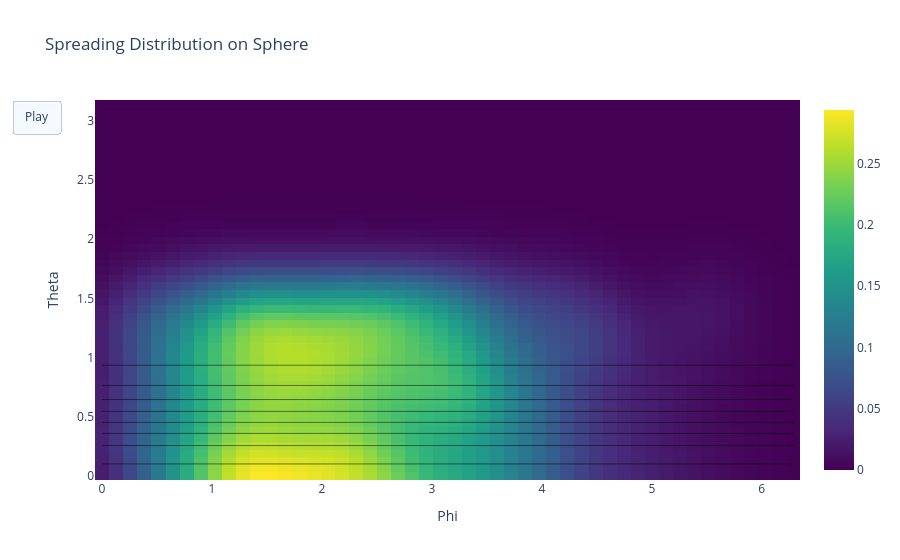

The cell this chart's notebook holds for it:
### Code cell
overlayed_frames = []
for i in range(1, 4):
    theta_grid, phi_grid, normalized_density_sphere, dtheta, dphi = estimate_density(positions_at_times, i)
    z_frame = normalized_density_sphere
    
    theoretical_contour = go.Contour(
        x=phi_grid,
        y=theta_grid,
        z=theoretical_densities[i],
        contours=dict(coloring="none"),
        showscale=False
    )
    
    overlayed_frames.append(
        go.Frame(
            data=[go.Heatmap(
                x=phi_grid,
                y=theta_grid,
                z=z_frame
                ),
                theoretical_contour
            ],
            name=f"Time step: {times[i]}"
        )
    )


# Plot figure with all frames and a play button for animation
figure = go.Figure(
    data=[init_heatmap, init_theoretical_contour],
    frames=overlayed_frames,
    layout=go.Layout(
        title="Spreading Distribution on Sphere",
        xaxis=dict(title="Phi"),
        yaxis=dict(title="Theta"),
        updatemenus=[{
            "type": "buttons",
            "buttons": [
                {
                    "label": "Play",
                    "method": "animate",
                    "args": [
                        None,
                        {
                            "frame": {"duration": 600, "redraw": True}, # Set redraw to true to prevent frozen animation
                            "fromcurrent": True,
                            "transition": {"duration": 200}
                        }
                    ]
                }
            ]
        }]
    )
)

figure.show()

### Figure 1 — Plotly figure (JSON) as saved in the notebook; plotly's stock layout.template omitted (floating-point values rounded to 4 significant figures; data arrays with more than 128 entries replaced by an {"elided": "..."} marker saying what was removed)
{"data": [{"colorscale": [[0, "#440154"], [0.1111, "#482878"], [0.2222, "#3e4989"], [0.3333, "#31688e"], [0.4444, "#26828e"], [0.5556, "#1f9e89"], [0.6667, "#35b779"], [0.7778, "#6ece58"], [0.8889, "#b5de2b"], [1, "#fde725"]], "type": "heatmap", "x": [0.0, 0.1282, 0.2565, 0.3847, 0.5129, 0.6411, 0.7694, 0.8976, 1.026, 1.154, 1.282, 1.411, 1.539, 1.667, 1.795, 1.923, 2.052, 2.18, 2.308, 2.436, 2.565, 2.693, 2.821, 2.949, 3.077, 3.206, 3.334, 3.462, 3.59, 3.719, 3.847, 3.975, 4.103, 4.232, 4.36, 4.488, 4.616, 4.744, 4.873, 5.001, 5.129, 5.257, 5.386, 5.514, 5.642, 5.77, 5.899, 6.027, 6.155, 6.283], "y": [0.0, 0.06411, 0.1282, 0.1923, 0.2565, 0.3206, 0.3847, 0.4488, 0.5129, 0.577, 0.6411, 0.7053, 0.7694, 0.8335, 0.8976, 0.9617, 1.026, 1.09, 1.154, 1.218, 1.282, 1.346, 1.411, 1.475, 1.539, 1.603, 1.667, 1.731, 1.795, 1.859, 1.923, 1.988, 2.052, 2.116, 2.18, 2.244, 2.308, 2.372, 2.436, 2.5, 2.565, 2.629, 2.693, 2.757, 2.821, 2.885, 2.949, 3.013, 3.077, 3.142], "z": {"elided": "50x50 float values"}}, {"contours": {"coloring": "none"}, "showscale": false, "type": "contour", "x": [0.0, 0.1282, 0.2565, 0.3847, 0.5129, 0.6411, 0.7694, 0.8976, 1.026, 1.154, 1.282, 1.411, 1.539, 1.667, 1.795, 1.923, 2.052, 2.18, 2.308, 2.436, 2.565, 2.693, 2.821, 2.949, 3.077, 3.206, 3.334, 3.462, 3.59, 3.719, 3.847, 3.975, 4.103, 4.232, 4.36, 4.488, 4.616, 4.744, 4.873, 5.001, 5.129, 5.257, 5.386, 5.514, 5.642, 5.77, 5.899, 6.027, 6.155, 6.283], "y": [0.0, 0.06411, 0.1282, 0.1923, 0.2565, 0.3206, 0.3847, 0.4488, 0.5129, 0.577, 0.6411, 0.7053, 0.7694, 0.8335, 0.8976, 0.9617, 1.026, 1.09, 1.154, 1.218, 1.282, 1.346, 1.411, 1.475, 1.539, 1.603, 1.667, 1.731, 1.795, 1.859, 1.923, 1.988, 2.052, 2.116, 2.18, 2.244, 2.308, 2.372, 2.436, 2.5, 2.565, 2.629, 2.693, 2.757, 2.821, 2.885, 2.949, 3.013, 3.077, 3.142], "z": {"elided": "50x50 float values"}}], "layout": {"title": {"text": "Spreading Distribution on Sphere"}, "updatemenus": [{"buttons": [{"args": [null, {"frame": {"duration": 600, "redraw": true}, "fromcurrent": true, "transition": {"duration": 200}}], "label": "Play", "method": "animate"}], "type": "buttons"}], "xaxis": {"title": {"text": "Phi"}}, "yaxis": {"title": {"text": "Theta"}}}}
